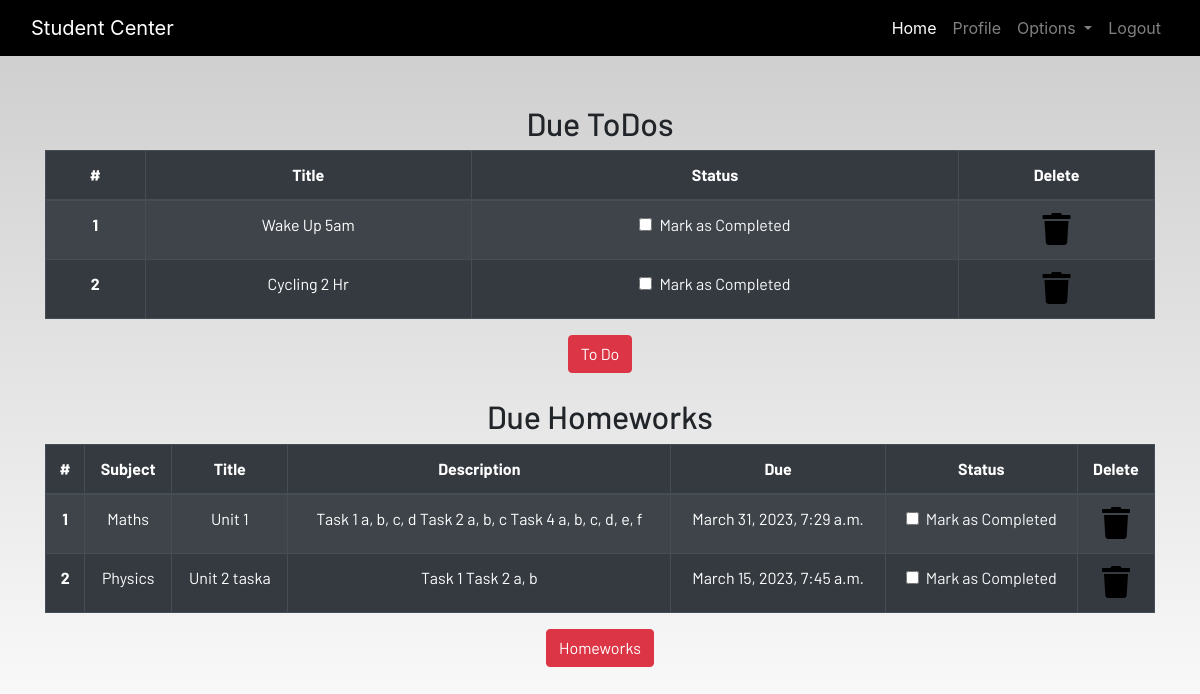
/profile/ (signed in), run on the app's committed database.
### dashboard/models.py (models this page shows, shortened)
class Todo(models.Model):
    user = models.ForeignKey(User, on_delete=models.CASCADE)
    title = models.CharField(max_length=100)
    is_finished = models.BooleanField(default=False)

class Homework(models.Model):
    user = models.ForeignKey(User, on_delete=models.CASCADE)
    subject = models.CharField(max_length=50)
    title = models.CharField(max_length=100)
    description = models.TextField()
    due = models.DateTimeField()
    is_finished = models.BooleanField(default=False)

### dashboard/views.py (the view)
# urls.py: path('profile/', dash_views.profile, name='profile'),
@login_required
def profile(request):
    homeworks = Homework.objects.filter(is_finished=False, user=request.user)
    todos = Todo.objects.filter(is_finished=False, user=request.user)
    if len(homeworks) == 0:
        homework_done = True
    else:
        homework_done = False
    if len(todos) == 0:
        todos_done = True
    else:
        todos_done = False
    context = {
        'homeworks': homeworks,
        'todos': todos,
        'homework_done': homework_done,
        'todos_done': todos_done,
    }
    return render(request, "dashboard/profile.html", context)

### dashboard/templates/dashboard/profile.html
{% extends 'dashboard/base.html' %}
{% load static %}
{% load crispy_forms_tags%}
{% block content %}
<section class="text-center">
    <div class="container">
    {% if not todos_done %}
        <h2>Due ToDos</h2>
        <table class="table table-striped table-bordered table-hover table-dark">
            <thead>
                <tr>
                    <th scope="col">#</th>
                    <th scope="col">Title</th>
                    <th scope="col">Status</th>
                    <th scope="col">Delete</th>
                </tr>
            </thead>
            <tbody>
                {% for todo in todos %}
                <tr>
                    <th scope="row">{{forloop.counter}}</th>
                    <td>{{todo.title}}</td>
                    <td>
                        <a href="{% url 'update-todo' todo.id %}">
                            <div class="form-check">
                                {% if todo.is_finished == True %}
                                <input class="form-check-input" type="checkbox" value="" checked>
                                {% else %}
                                <input class="form-check-input" type="checkbox" value="">
                                {% endif %}
                                <label class="form-check-label text-light" for="flexCheckDefault">
                                    Mark as Completed
                                </label>
                            </div>
                        </a>
                    </td>
                    <td><a href="{% url 'delete-todo' todo.id %}"><i class="fa fa-trash fa-2x"></i></a></td>
                </tr>
                {% endfor %}
            </tbody>
        </table>
    {%else%}
        <h3>All To dos are completed!!!!</h3>
    {% endif %}
        <a href="{% url 'todo' %}" class="btn btn-danger">To Do</a>
        <br><br>
        {% if not homework_done %}
        <h2>Due Homeworks</h2>
        <table class="table table-striped table-bordered table-hover table-dark">
            <thead>
                <tr>
                    <th scope="col">#</th>
                    <th scope="col">Subject</th>
                    <th scope="col">Title</th>
                    <th scope="col">Description</th>
                    <th scope="col">Due</th>
                    <th scope="col">Status</th>
                    <th scope="col">Delete</th>
                </tr>
            </thead>
            <tbody>
                {% for homework in homeworks %}
                <tr>
                    <th scope="row">{{forloop.counter}}</th>
                    <td>{{homework.subject}}</td>
                    <td>{{homework.title}}</td>
                    <td>{{homework.description}}</td>
                    <td>{{homework.due}}</td>
                    <td>
                        <a href="{% url 'update-homework' homework.id %}">
                            <div class="form-check">
                                {% if homework.is_finished == True %}
                                <input class="form-check-input" type="checkbox" value="" checked>
                                {% else %}
                                <input class="form-check-input" type="checkbox" value="">
                                {% endif %}
                                <label class="form-check-label text-light" for="flexCheckDefault">
                                    Mark as Completed
                                </label>
                            </div>
                        </a>
                    </td>
                    <td><a href="{% url 'delete-homework' homework.id %}"><i class="fa fa-trash fa-2x"></i></a></td>
                </tr>
                {% endfor %}
            </tbody>
        </table>
        {% else %}
        <h3>All To homeworks are completed!!!!</h3>
        {% endif %}
        <a href="{% url 'homework' %}" class="btn btn-danger">Homeworks</a>
    </div>
</section>
{% endblock content %}

### static/css/main.css (style rules this page uses)
html { scroll-behavior: smooth; height: 100%; width: 100%; }
a { text-decoration: none !important; color: black; }
html, body { max-width: 100%; overflow-x: hidden; height: 100%; width: 100%; }
body { background: linear-gradient(rgba(0, 0, 0, 0.2), rgba(255, 255, 255, 0.5)); overflow-x: hidden; background-repeat: no-repeat; }
.fa { color: black; }

### data on the page
Todo: title "Wake Up 5am"
Todo: title "Cycling 2 Hr"
Homework: subject "Maths", title "Unit 1", description "Task 1 a, b, c, d Task 2 a, b, c Task 4 a, b, c, d, e, f", due "March 31, 2023, 7:29 a.m."
Homework: subject "Physics", title "Unit 2 taska", description "Task 1 Task 2 a, b", due "March 15, 2023, 7:45 a.m."
